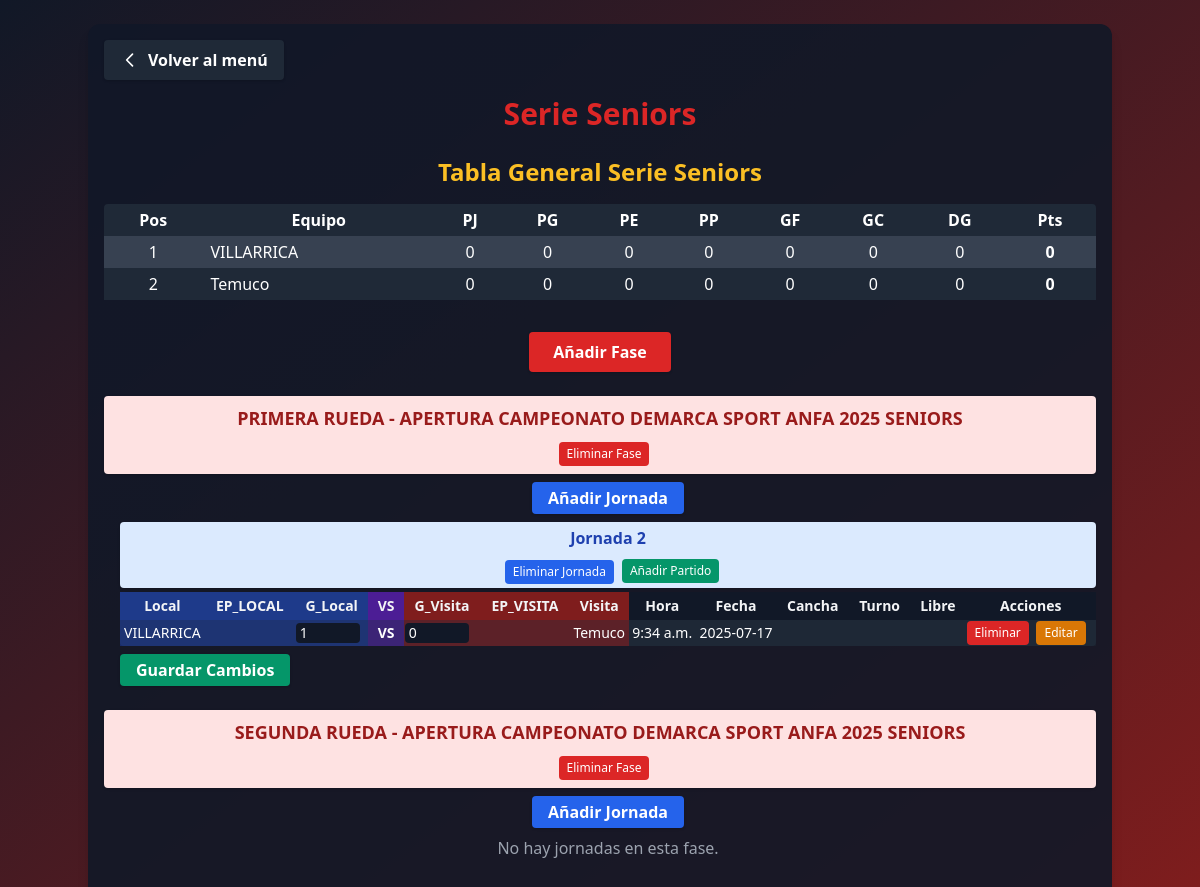
/menu/serie_seniors/, run on an earlier commit of the app's database.
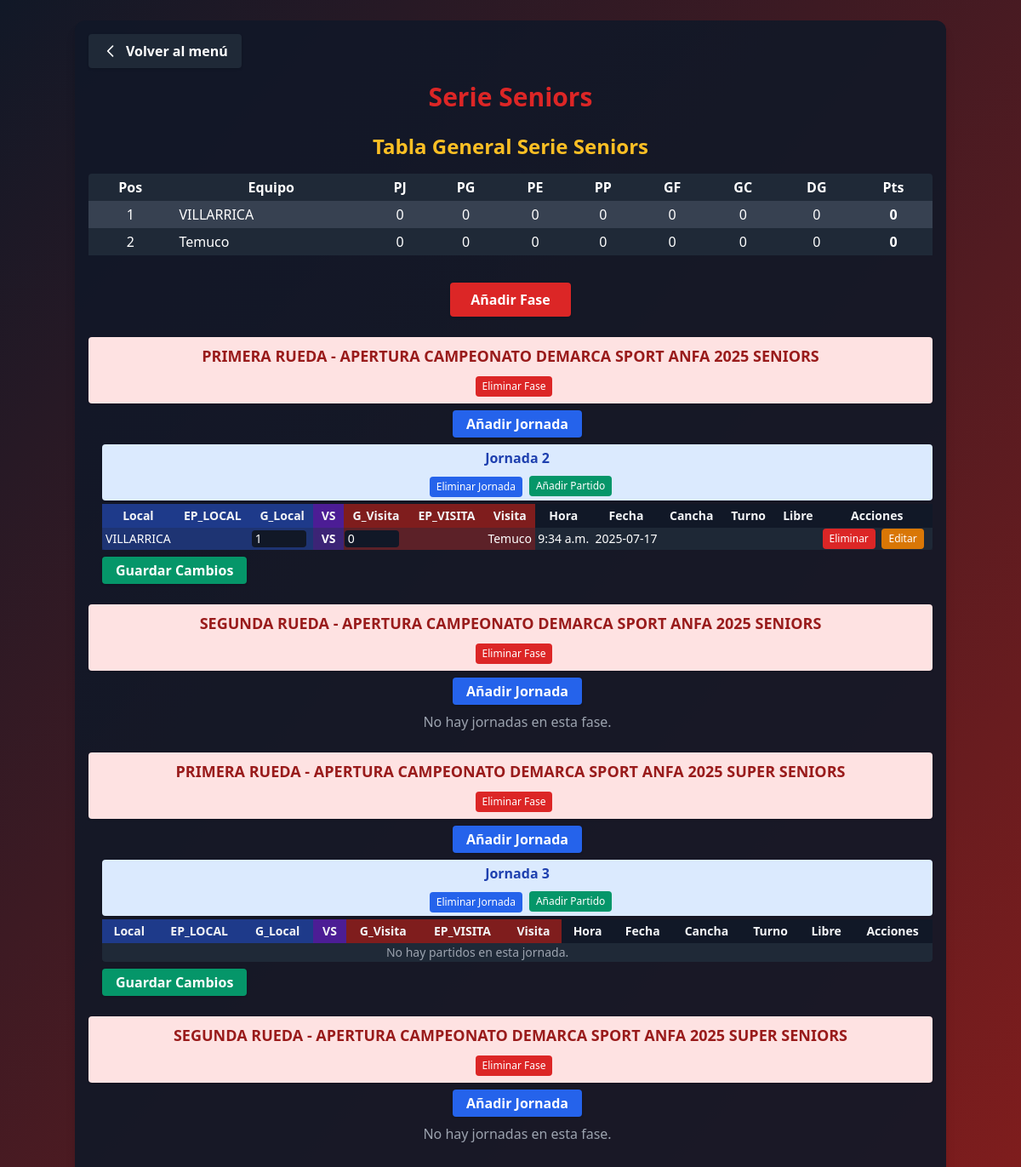
And on a later commit of the database.
### app_main/models.py (models this page shows, shortened)
class Clubes(models.Model):
    club = models.CharField(max_length=100, unique=True)
    super_seniors = models.BooleanField(default=False)
    seniors = models.BooleanField(default=False)
    honor = models.BooleanField(default=False)
    segunda_honor = models.BooleanField(default=False)
    juveniles = models.BooleanField(default=False)
    primera_infantil = models.BooleanField(default=False)
    segunda_infantil = models.BooleanField(default=False)
    tercera_infantil = models.BooleanField(default=False)
    femenino = models.BooleanField(default=False)
    def __str__(self):
        return self.club

class Fase(models.Model):
    nombre = models.CharField(max_length=100, unique=True)

class Jornada(models.Model):
    fase = models.ForeignKey(Fase, on_delete=models.CASCADE, related_name='jornadas')
    nombre = models.CharField(max_length=100)

class SerieSeniors(models.Model):
    ESTADO_PARTIDO_CHOICES = [
        ('PARTIDO GANADO', 'PARTIDO GANADO'),
        ('PARTIDO EMPATADO', 'PARTIDO EMPATADO'),
        ('PARTIDO PERDIDO', 'PARTIDO PERDIDO'),
    ]
    jornada = models.ForeignKey(Jornada, on_delete=models.CASCADE, related_name='partidos_seniors')
    equipo_local = models.ForeignKey('Clubes', on_delete=models.CASCADE, related_name='partidos_local_seniors')
    estado_partido_local = models.CharField(max_length=50, choices=ESTADO_PARTIDO_CHOICES)
    goles_local = models.PositiveSmallIntegerField()
    goles_visita = models.PositiveSmallIntegerField()
    estado_partido_visita = models.CharField(max_length=50, choices=ESTADO_PARTIDO_CHOICES)
    equipo_visita = models.ForeignKey('Clubes', on_delete=models.CASCADE, related_name='partidos_visita_seniors')
    horario = models.TimeField(null=True, blank=True)
    fecha = models.DateField(null=True, blank=True)
    cancha = models.CharField(max_length=100, blank=True, default="")
    turno = models.CharField(max_length=50)
    libre = models.CharField(max_length=100, blank=True, default="")

### app_main/views.py (the view, shortened to what this page needs)
# urls.py: path('serie_seniors/', views.serie_seniors, name='serie_seniors'),
def serie_seniors(request):
    fases = Fase.objects.filter(nombre__icontains="SENIORS").prefetch_related('jornadas__partidos_seniors')
    clubes = Clubes.objects.all()
    jornadas = Jornada.objects.all()
    tablero_general = calcular_tablero_general_seniors()
    return render(request, 'serie_seniors.html', {
        'fases': fases,
        'clubes': clubes,
        'jornadas': jornadas,
        'estado_choices': SerieSeniors.ESTADO_PARTIDO_CHOICES,
        'tablero_general': tablero_general,
    })

### app_main/templates/serie_seniors.html (shortened to what this page needs)
<!DOCTYPE html>
<html>
<head>
    <link href="https://cdn.jsdelivr.net/npm/tailwindcss@2.2.19/dist/tailwind.min.css" rel="stylesheet"/>
</head>
<body class="bg-gradient-to-br from-gray-900 to-red-900 min-h-screen text-gray-100">
    <div class="container mx-auto p-4 bg-gray-900 bg-opacity-90 rounded-xl shadow-lg mt-6">
        <div class="flex items-center mb-4">
            <a href="{% url 'menu' %}" class="bg-gray-800 hover:bg-gray-700 text-white font-bold py-2 px-4 rounded shadow transition flex items-center">
                <svg class="w-5 h-5 mr-2" fill="none" stroke="currentColor" stroke-width="2" viewBox="0 0 24 24">
                    <path stroke-linecap="round" stroke-linejoin="round" d="M15 19l-7-7 7-7" />
                </svg>
                Volver al menú
            </a>
        </div>
        <h1 class="text-3xl font-extrabold text-red-600 mb-6 text-center drop-shadow">Serie Seniors</h1>
        <h2 class="text-2xl font-bold text-center text-yellow-400 mb-4">Tabla General Serie Seniors</h2>
        <div class="w-full mb-8">
            <div class="overflow-x-auto">
                <table class="min-w-full bg-gray-800 text-white rounded">
                    <thead>
                        <tr>
                            <th class="px-2 py-1">Pos</th>
                            <th class="px-2 py-1">Equipo</th>
                            <th class="px-2 py-1">PJ</th>
                            <th class="px-2 py-1">PG</th>
                            <th class="px-2 py-1">PE</th>
                            <th class="px-2 py-1">PP</th>
                            <th class="px-2 py-1">GF</th>
                            <th class="px-2 py-1">GC</th>
                            <th class="px-2 py-1">DG</th>
                            <th class="px-2 py-1">Pts</th>
                        </tr>
                    </thead>
                    <tbody>
                        {% for row in tablero_general %}
                        <tr class="{% cycle 'bg-gray-700' 'bg-gray-800' %}">
                            <td class="px-2 py-1 text-center">{{ forloop.counter }}</td>
                            <td class="px-2 py-1">{{ row.equipo }}</td>
                            <td class="px-2 py-1 text-center">{{ row.PJ }}</td>
                            <td class="px-2 py-1 text-center">{{ row.PG }}</td>
                            <td class="px-2 py-1 text-center">{{ row.PE }}</td>
                            <td class="px-2 py-1 text-center">{{ row.PP }}</td>
                            <td class="px-2 py-1 text-center">{{ row.GF }}</td>
                            <td class="px-2 py-1 text-center">{{ row.GC }}</td>
                            <td class="px-2 py-1 text-center">{{ row.DG }}</td>
                            <td class="px-2 py-1 text-center font-bold">{{ row.Pts }}</td>
                        </tr>
                        {% endfor %}
                    </tbody>
                </table>
            </div>
        </div>
        <form method="post" class="mb-6 flex justify-center">
            <button type="submit" name="add_fase" value="1" class="bg-red-600 hover:bg-red-700 text-white font-bold py-2 px-6 rounded shadow transition">Añadir Fase</button>
        </form>
        {% for fase in fases %}
            <div class="bg-red-100 text-red-800 font-bold rounded px-4 py-2 flex flex-col items-center justify-center mb-2 shadow">
                <span class="text-lg text-center w-full">{{ fase.nombre }}</span>
                <div class="flex items-center justify-center mt-2">
                    <form method="post" style="display:inline;">
                        <button type="submit" name="delete_fase" value="{{ fase.id }}" class="ml-2 bg-red-600 hover:bg-red-700 text-white rounded px-2 py-1 text-xs" onclick="return confirm('¿Eliminar esta fase y todas sus jornadas y partidos?')">
                            Eliminar Fase
                        </button>
                    </form>
                </div>
            </div>
            <div class="ml-4 mb-6">
                <form method="post" class="mb-2 flex items-center gap-2 justify-center">
                    <button type="submit" name="add_jornada" value="1" class="bg-blue-600 hover:bg-blue-700 text-white font-bold py-1 px-4 rounded shadow transition">Añadir Jornada</button>
                </form>
                {% for jornada in fase.jornadas.all %}
                    <div class="bg-blue-100 text-blue-800 font-semibold rounded px-3 py-1 flex flex-col items-center justify-center mb-1 shadow">
                        <span class="text-base text-center w-full">{{ jornada.nombre }}</span>
                        <div class="flex items-center justify-center mt-2">
                            <form method="post" style="display:inline;">
                                <button type="submit" name="delete_jornada" value="{{ jornada.id }}" class="ml-2 bg-blue-600 hover:bg-blue-700 text-white rounded px-2 py-1 text-xs" onclick="return confirm('¿Eliminar esta jornada y todos sus partidos?')">
                                    Eliminar Jornada
                                </button>
                            </form>
                            <button type="button" onclick="openModal('{{ jornada.id }}')" class="ml-2 bg-green-600 hover:bg-green-700 text-white rounded px-2 py-1 text-xs">Añadir Partido</button>
                        </div>
                    </div>
                    <form method="post" class="mb-4">
                        <div class="overflow-x-auto">
                        <table class="min-w-full text-xs md:text-sm bg-gray-800 rounded shadow">
                            <thead>
                                <tr>
                                    <th class="px-2 py-1 bg-blue-900">Local</th>
                                    <th class="px-2 py-1 bg-blue-900">EP_LOCAL</th>
                                    <th class="px-2 py-1 bg-blue-900">G_Local</th>
                                    <th class="px-2 py-1 bg-purple-900">VS</th>
                                    <th class="px-2 py-1 bg-red-900">G_Visita</th>
                                    <th class="px-2 py-1 bg-red-900">EP_VISITA</th>
                                    <th class="px-2 py-1 bg-red-900">Visita</th>
                                    <th class="px-2 py-1 bg-gray-900">Hora</th>
                                    <th class="px-2 py-1 bg-gray-900">Fecha</th>
                                    <th class="px-2 py-1 bg-gray-900">Cancha</th>
                                    <th class="px-2 py-1 bg-gray-900">Turno</th>
                                    <th class="px-2 py-1 bg-gray-900">Libre</th>
                                    <th class="px-2 py-1 bg-gray-900">Acciones</th>
                                </tr>
                            </thead>
                            <tbody>
                                {% for sh in jornada.partidos_seniors.all %}
                                <tr>
                                    <td class="text-center text-white bg-blue-800 bg-opacity-50">{{ sh.equipo_local.club }}</td>
                                    <td class="text-center text-white bg-blue-800 bg-opacity-50">{{ sh.estado_partido_local }}</td>
                                    <td class="bg-blue-800 bg-opacity-50">
                                        <input type="number" name="goles_local_{{ sh.id }}" value="{{ sh.goles_local }}" min="0" class="bg-gray-900 text-white rounded w-16 px-1">
                                    </td>
                                    <td class="text-center text-white bg-purple-800 bg-opacity-50 font-bold">VS</td>
                                    <td class="bg-red-800 bg-opacity-50">
                                        <input type="number" name="goles_visita_{{ sh.id }}" value="{{ sh.goles_visita }}" min="0" class="bg-gray-900 text-white rounded w-16 px-1">
                                    </td>
                                    <td class="text-center text-white bg-red-800 bg-opacity-50">{{ sh.estado_partido_visita }}</td>
                                    <td class="text-center text-white bg-red-800 bg-opacity-50">{{ sh.equipo_visita.club }}</td>
                                    <td class="text-center text-white bg-gray-800 bg-opacity-50">{{ sh.horario }}</td>
                                    <td class="text-center text-white bg-gray-800 bg-opacity-50">{{ sh.fecha|date:'Y-m-d' }}</td>
                                    <td class="text-center text-white bg-gray-800 bg-opacity-50">{{ sh.cancha }}</td>
                                    <td class="text-center text-white bg-gray-800 bg-opacity-50">{{ sh.turno }}</td>
                                    <td class="text-center text-white bg-gray-800 bg-opacity-50">{{ sh.libre }}</td>
                                    <td class="bg-gray-800 bg-opacity-50">
                                        <button type="submit" name="delete_row" value="{{ sh.id }}" class="bg-red-600 hover:bg-red-700 text-white rounded px-2 py-1 text-xs" onclick="return confirm('¿Eliminar este partido?')">Eliminar</button>
                                        <button type="button" onclick="openEditModal('{{ sh.id }}', '{{ sh.equipo_local.id }}', '{{ sh.equipo_visita.id }}', '{{ sh.horario|time:'H:i' }}', '{{ sh.fecha|date:'Y-m-d' }}', '{{ sh.cancha }}', '{{ sh.turno }}', '{{ sh.libre }}')" class="bg-yellow-600 hover:bg-yellow-700 text-white rounded px-2 py-1 text-xs ml-1">Editar</button>
                                    </td>
                                </tr>
                                {% empty %}
                                <tr><td colspan="12" class="text-center text-gray-400">No hay partidos en esta jornada.</td></tr>
                                {% endfor %}
                            </tbody>
                        </table>
                        </div>
                        <button type="submit" class="mt-2 bg-green-600 hover:bg-green-700 text-white font-bold py-1 px-4 rounded shadow transition">Guardar Cambios</button>
                    </form>
                {% empty %}
                    <div class="text-gray-400 mb-4 text-center">No hay jornadas en esta fase.</div>
                {% endfor %}
            </div>
        {% empty %}
            <div class="text-gray-400 text-center">No hay fases creadas.</div>
        {% endfor %}
    </div>
</body>
</html>

What changed in the data, as far as the page shows it:
added Fase: nombre "PRIMERA RUEDA - APERTURA CAMPEONATO DEMARCA SPORT ANFA 2025 SUPER SENIORS", {{ fase.id }} 9 (drawn)
added Jornada: nombre "Jornada 3", {{ jornada.id }} 4 (drawn), shown under "PRIMERA RUEDA - APERTURA CAMPEONATO DEMARCA SPORT ANFA 2025 SUPER SENIORS"
added Fase: nombre "SEGUNDA RUEDA - APERTURA CAMPEONATO DEMARCA SPORT ANFA 2025 SUPER SENIORS", {{ fase.id }} 10 (drawn)
